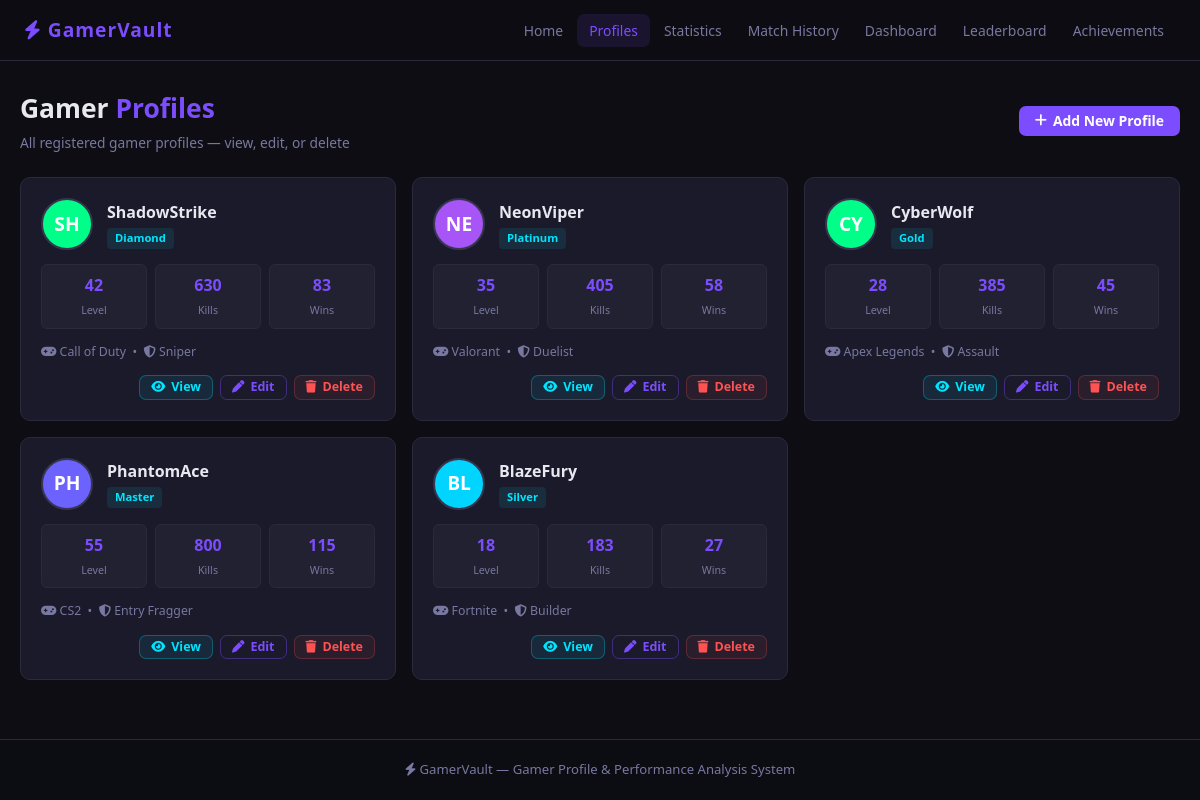
Screenshot of /profiles.php with the database file from the repository.
### tables this page shows
CREATE TABLE profiles (
    id            INT AUTO_INCREMENT PRIMARY KEY,
    gamer_name    VARCHAR(100) NOT NULL,
    favorite_game VARCHAR(100) DEFAULT '',
    gamer_rank    VARCHAR(50)  DEFAULT 'Unranked',
    preferred_role VARCHAR(50) DEFAULT '',
    bio           TEXT,
    level         INT DEFAULT 1,
    xp            INT DEFAULT 0,
    created_at    TIMESTAMP DEFAULT CURRENT_TIMESTAMP
);

### config.php (called while the page is built, shortened)
<?php
function avatarColor($name) {
    $colors = ['#6c63ff','#ff6584','#00d4ff','#00ff88','#ffaa00','#ff4466','#a855f7','#06b6d4'];
    return $colors[ord($name[0] ?? 'A') % count($colors)];
}
function initials($name) {
    $name = trim($name);
    $parts = preg_split('/\s+/', $name);
    return strtoupper(substr($name, 0, 2));
}
?>

### profiles.php (the view, shortened to what this page needs)
<?php
require_once 'config.php';
$result = $conn->query(
    "SELECT p.*,
        COALESCE(SUM(s.kills), 0) AS total_kills,
        COALESCE(SUM(s.wins),  0) AS total_wins,
        COUNT(s.id)               AS sessions
     FROM profiles p
     LEFT JOIN statistics s ON s.profile_id = p.id
     GROUP BY p.id
     ORDER BY p.id ASC"
);
require_once 'includes/header.php';
?>
<div class="page-header">
    <div>
        <div class="page-title">Gamer <span>Profiles</span></div>
        <div class="page-sub">All registered gamer profiles &mdash; view, edit, or delete</div>
    </div>
    <a href="profile_add.php" class="btn btn-primary"><i class="fa-solid fa-plus"></i> Add New Profile</a>
</div>
<?php if ($result->num_rows === 0): ?>
<div class="empty">
    <span class="ei"><i class="fa-solid fa-user" style="font-size:2.8rem;color:var(--dim)"></i></span>
    <p style="margin-top:12px">No profiles yet.</p>
    <a href="profile_add.php" class="btn btn-primary" style="margin-top:14px"><i class="fa-solid fa-plus"></i> Add First Profile</a>
</div>
<?php else: ?>
<div class="profiles-grid">
<?php while ($p = $result->fetch_assoc()): ?>
    <div class="pcard">
        <div class="pcard-top">
            <div class="avatar" style="background:<?= avatarColor($p['gamer_name']) ?>"><?= initials($p['gamer_name']) ?></div>
            <div>
                <div class="pcard-name"><?= htmlspecialchars($p['gamer_name']) ?></div>
                <div class="rank-pill"><?= htmlspecialchars($p['gamer_rank']) ?></div>
            </div>
        </div>
        <div class="pcard-stats">
            <div class="mini-stat">
                <span class="mini-val"><?= $p['level'] ?></span>
                <span class="mini-lbl">Level</span>
            </div>
            <div class="mini-stat">
                <span class="mini-val"><?= number_format($p['total_kills']) ?></span>
                <span class="mini-lbl">Kills</span>
            </div>
            <div class="mini-stat">
                <span class="mini-val"><?= number_format($p['total_wins']) ?></span>
                <span class="mini-lbl">Wins</span>
            </div>
        </div>
        <div class="pcard-meta">
            <i class="fa-solid fa-gamepad"></i> <?= htmlspecialchars($p['favorite_game']) ?>
            &nbsp;&bull;&nbsp;
            <i class="fa-solid fa-shield-halved"></i> <?= htmlspecialchars($p['preferred_role']) ?>
        </div>
        <div class="pcard-actions">
            <a href="profile_detail.php?id=<?= $p['id'] ?>" class="btn btn-cyan btn-sm"><i class="fa-solid fa-eye"></i> View</a>
            <a href="profile_edit.php?id=<?= $p['id'] ?>" class="btn btn-outline btn-sm"><i class="fa-solid fa-pen"></i> Edit</a>
            <a href="profile_delete.php?id=<?= $p['id'] ?>"
               class="btn btn-red btn-sm"
               onclick="return confirmDelete('Delete profile &quot;<?= htmlspecialchars(addslashes($p['gamer_name'])) ?>&quot;? All related stats will also be deleted.')">
               <i class="fa-solid fa-trash"></i> Delete
            </a>
        </div>
    </div>
<?php endwhile; ?>
</div>
<?php endif; ?>
<?php require_once 'includes/footer.php'; ?>

### css/style.css (style rules this page uses)
:root { --bg: #0d0d13; --bg2: #13131f; --card: #1a1a2a; --card2: #1e1e2e; --border: #2a2a3d; --border2: #363650; --purple: #7c4dff; --cyan: #00e5ff; --yellow: #ffd740; --green: #69ff47; --red: #ff5252; --orange: #ffab40; --text: #e8e8f0; --muted: #7878a0; --dim: #454568; --radius: 10px; --glow: 0 0 22px rgba(124,77,255,0.22); --ease: all 0.25s ease; }
* { margin:0; padding:0; box-sizing:border-box; }
body { background: var(--bg); color: var(--text); font-family: 'Segoe UI', system-ui, Arial, sans-serif; min-height: 100vh; display: flex; flex-direction: column; font-size: 15px; line-height: 1.5; }
a { color: inherit; }
.page-header { display: flex; align-items: center; justify-content: space-between; flex-wrap: wrap; gap: 12px; margin-bottom: 24px; }
.page-title { font-size: 1.65rem; font-weight: 800; }
.page-title span { color: var(--purple); }
.page-sub { color: var(--muted); font-size: 0.86rem; margin-top: 4px; }
.btn { display: inline-flex; align-items: center; gap: 6px; padding: 8px 16px; border: none; border-radius: 7px; font-size: 0.87rem; font-weight: 600; cursor: pointer; text-decoration: none; transition: var(--ease); white-space: nowrap; line-height: 1; }
.btn-primary { background: var(--purple); color: #fff; }
.btn-outline { background: transparent; color: var(--purple); border: 1px solid rgba(124,77,255,0.4); }
.btn-cyan { background: rgba(0,229,255,0.08); color: var(--cyan); border: 1px solid rgba(0,229,255,0.28); }
.btn-red { background: rgba(255,82,82,0.07); color: var(--red); border: 1px solid rgba(255,82,82,0.24); }
.btn-sm { padding: 5px 11px; font-size: 0.78rem; }
.profiles-grid { display: grid; grid-template-columns: repeat(auto-fill, minmax(285px, 1fr)); gap: 16px; }
.pcard { background: var(--card); border: 1px solid var(--border); border-radius: var(--radius); padding: 20px; transition: var(--ease); }
.pcard-top { display: flex; align-items: center; gap: 14px; margin-bottom: 14px; }
.avatar { width: 52px; height: 52px; border-radius: 50%; display: flex; align-items: center; justify-content: center; font-size: 1.2rem; font-weight: 800; color: #fff; flex-shrink: 0; border: 2px solid var(--border2); }
.pcard-name { font-size: 1rem; font-weight: 700; }
.rank-pill { display: inline-block; background: rgba(0,229,255,0.09); color: var(--cyan); font-size: 0.7rem; font-weight: 600; padding: 2px 8px; border-radius: 4px; margin-top: 4px; }
.pcard-stats { display: grid; grid-template-columns: repeat(3,1fr); gap: 8px; margin-bottom: 14px; }
.mini-stat { background: rgba(255,255,255,0.03); border: 1px solid var(--border); border-radius: 6px; padding: 8px 4px; text-align: center; }
.mini-val { font-size: 1rem; font-weight: 700; color: var(--purple); display: block; }
.mini-lbl { font-size: 0.67rem; color: var(--muted); }
.pcard-meta { font-size: 0.77rem; color: var(--muted); margin-bottom: 14px; }
.pcard-actions { display: flex; gap: 7px; justify-content: flex-end; }

### rows the page displays
profiles: gamer_name "SH", gamer_name "ShadowStrike", gamer_rank "Diamond", level "42", total_kills "630", total_wins "83", favorite_game "Call of Duty", preferred_role "Sniper"
profiles: gamer_name "NE", gamer_name "NeonViper", gamer_rank "Platinum", level "35", total_kills "405", total_wins "58", favorite_game "Valorant", preferred_role "Duelist"
profiles: gamer_name "CY", gamer_name "CyberWolf", gamer_rank "Gold", level "28", total_kills "385", total_wins "45", favorite_game "Apex Legends", preferred_role "Assault"
profiles: gamer_name "PH", gamer_name "PhantomAce", gamer_rank "Master", level "55", total_kills "800", total_wins "115", favorite_game "CS2", preferred_role "Entry Fragger"
profiles: gamer_name "BL", gamer_name "BlazeFury", gamer_rank "Silver", level "18", total_kills "183", total_wins "27", favorite_game "Fortnite", preferred_role "Builder"
